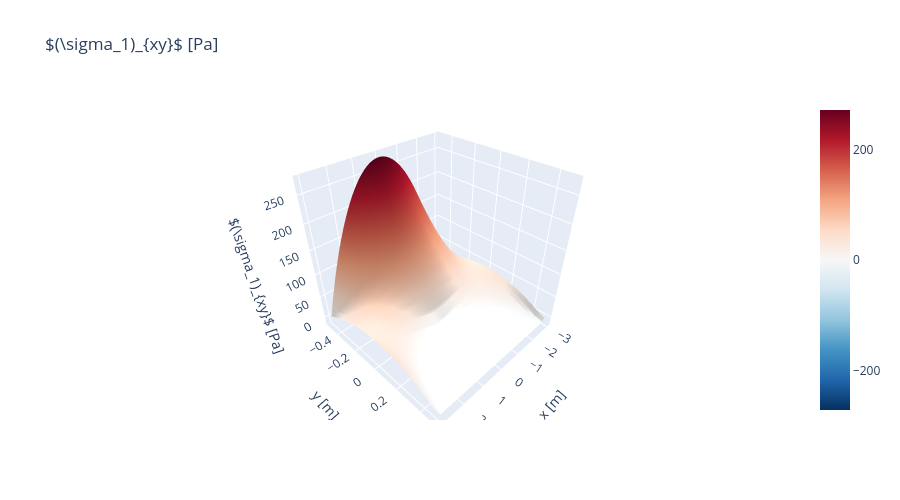
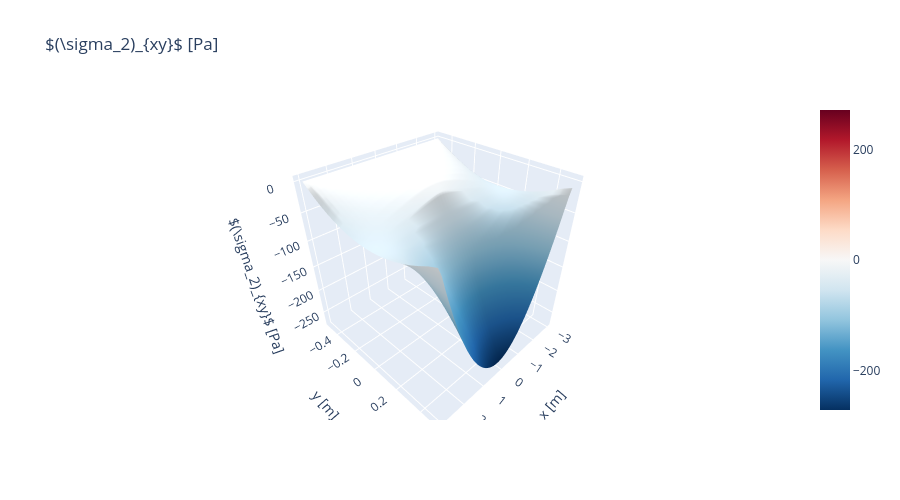
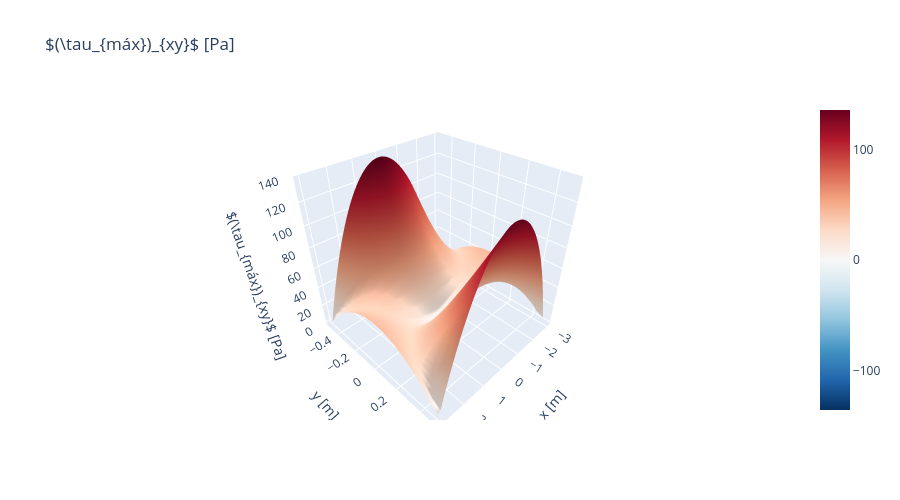

The cell these charts' notebook holds for them, in order:
### Code cell
plot_3d_esf_def_interactive(x, y, s1,   r"$(\sigma_1)_{xy}$ [Pa]")
plot_3d_esf_def_interactive(x, y, s2,   r"$(\sigma_2)_{xy}$ [Pa]")
plot_3d_esf_def_interactive(x, y, tmax, r"$(\tau_{máx})_{xy}$ [Pa]")

### Figure 1 — Plotly figure (JSON) as saved in the notebook; plotly's stock layout.template omitted (floating-point values rounded to 4 significant figures; data arrays with more than 128 entries replaced by an {"elided": "..."} marker saying what was removed)
{"data": [{"cmid": 0, "colorbar": {"nticks": 4}, "colorscale": [[0, "rgb(5,48,97)"], [0.1, "rgb(33,102,172)"], [0.2, "rgb(67,147,195)"], [0.3, "rgb(146,197,222)"], [0.4, "rgb(209,229,240)"], [0.5, "rgb(247,247,247)"], [0.6, "rgb(253,219,199)"], [0.7, "rgb(244,165,130)"], [0.8, "rgb(214,96,77)"], [0.9, "rgb(178,24,43)"], [1, "rgb(103,0,31)"]], "type": "surface", "x": {"elided": "20x50 float values"}, "y": {"elided": "20x50 float values"}, "z": {"elided": "20x50 float values"}}], "layout": {"height": 500, "scene": {"xaxis": {"title": {"text": "x [m]"}}, "yaxis": {"title": {"text": "y [m]"}}, "zaxis": {"title": {"text": "$(\\sigma_1)_{xy}$ [Pa]"}}}, "title": {"text": "$(\\sigma_1)_{xy}$ [Pa]"}, "width": 900}}

### Figure 2 — Plotly figure (JSON) as saved in the notebook; plotly's stock layout.template omitted (floating-point values rounded to 4 significant figures; data arrays with more than 128 entries replaced by an {"elided": "..."} marker saying what was removed)
{"data": [{"cmid": 0, "colorbar": {"nticks": 4}, "colorscale": [[0, "rgb(5,48,97)"], [0.1, "rgb(33,102,172)"], [0.2, "rgb(67,147,195)"], [0.3, "rgb(146,197,222)"], [0.4, "rgb(209,229,240)"], [0.5, "rgb(247,247,247)"], [0.6, "rgb(253,219,199)"], [0.7, "rgb(244,165,130)"], [0.8, "rgb(214,96,77)"], [0.9, "rgb(178,24,43)"], [1, "rgb(103,0,31)"]], "type": "surface", "x": {"elided": "20x50 float values"}, "y": {"elided": "20x50 float values"}, "z": {"elided": "20x50 float values"}}], "layout": {"height": 500, "scene": {"xaxis": {"title": {"text": "x [m]"}}, "yaxis": {"title": {"text": "y [m]"}}, "zaxis": {"title": {"text": "$(\\sigma_2)_{xy}$ [Pa]"}}}, "title": {"text": "$(\\sigma_2)_{xy}$ [Pa]"}, "width": 900}}

### Figure 3 — Plotly figure (JSON) as saved in the notebook; plotly's stock layout.template omitted (floating-point values rounded to 4 significant figures; data arrays with more than 128 entries replaced by an {"elided": "..."} marker saying what was removed)
{"data": [{"cmid": 0, "colorbar": {"nticks": 4}, "colorscale": [[0, "rgb(5,48,97)"], [0.1, "rgb(33,102,172)"], [0.2, "rgb(67,147,195)"], [0.3, "rgb(146,197,222)"], [0.4, "rgb(209,229,240)"], [0.5, "rgb(247,247,247)"], [0.6, "rgb(253,219,199)"], [0.7, "rgb(244,165,130)"], [0.8, "rgb(214,96,77)"], [0.9, "rgb(178,24,43)"], [1, "rgb(103,0,31)"]], "type": "surface", "x": {"elided": "20x50 float values"}, "y": {"elided": "20x50 float values"}, "z": {"elided": "20x50 float values"}}], "layout": {"height": 500, "scene": {"xaxis": {"title": {"text": "x [m]"}}, "yaxis": {"title": {"text": "y [m]"}}, "zaxis": {"title": {"text": "$(\\tau_{máx})_{xy}$ [Pa]"}}}, "title": {"text": "$(\\tau_{máx})_{xy}$ [Pa]"}, "width": 900}}
